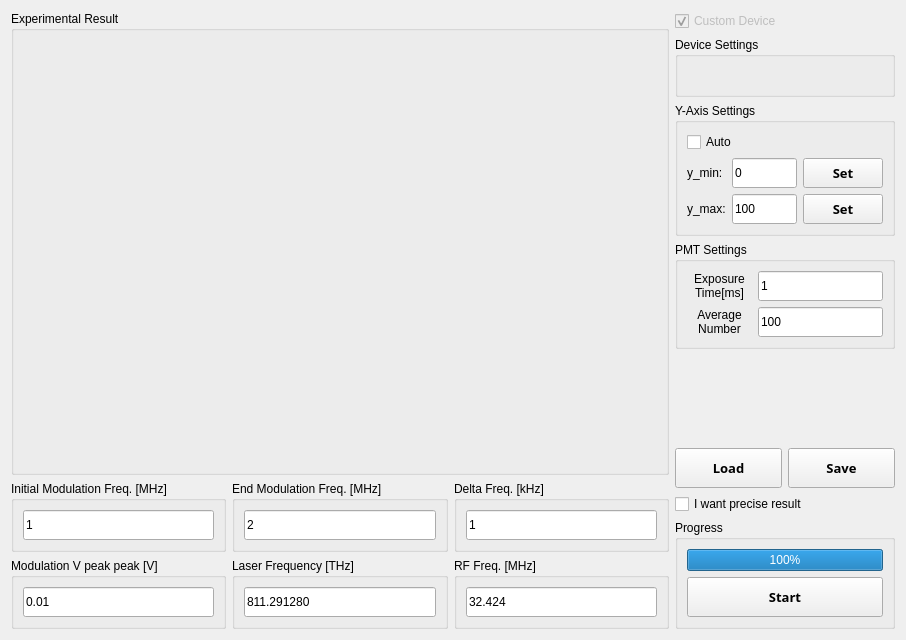
<?xml version="1.0" encoding="UTF-8"?>
<ui version="4.0">
 <class>Form</class>
 <widget class="QWidget" name="Form">
  <property name="geometry">
   <rect>
    <x>0</x>
    <y>0</y>
    <width>906</width>
    <height>640</height>
   </rect>
  </property>
  <property name="windowTitle">
   <string>Form</string>
  </property>
  <layout class="QHBoxLayout" name="horizontalLayout_9" stretch="8,1">
   <item>
    <layout class="QVBoxLayout" name="verticalLayout_4" stretch="8,1,0">
     <item>
      <widget class="QGroupBox" name="GBOX_plot">
       <property name="enabled">
        <bool>true</bool>
       </property>
       <property name="minimumSize">
        <size>
         <width>450</width>
         <height>450</height>
        </size>
       </property>
       <property name="title">
        <string>Experimental Result</string>
       </property>
      </widget>
     </item>
     <item>
      <layout class="QHBoxLayout" name="horizontalLayout_8">
       <item>
        <widget class="QGroupBox" name="groupBox_4">
         <property name="minimumSize">
          <size>
           <width>205</width>
           <height>0</height>
          </size>
         </property>
         <property name="title">
          <string>Initial Modulation Freq. [MHz]</string>
         </property>
         <layout class="QHBoxLayout" name="horizontalLayout_5">
          <item>
           <widget class="QLineEdit" name="TXT_init_freq">
            <property name="minimumSize">
             <size>
              <width>60</width>
              <height>30</height>
             </size>
            </property>
            <property name="text">
             <string>1</string>
            </property>
           </widget>
          </item>
         </layout>
        </widget>
       </item>
       <item>
        <widget class="QGroupBox" name="groupBox_5">
         <property name="minimumSize">
          <size>
           <width>205</width>
           <height>0</height>
          </size>
         </property>
         <property name="title">
          <string>End Modulation Freq. [MHz]</string>
         </property>
         <layout class="QHBoxLayout" name="horizontalLayout_6">
          <item>
           <widget class="QLineEdit" name="TXT_end_freq">
            <property name="minimumSize">
             <size>
              <width>60</width>
              <height>30</height>
             </size>
            </property>
            <property name="text">
             <string>2</string>
            </property>
           </widget>
          </item>
         </layout>
        </widget>
       </item>
       <item>
        <widget class="QGroupBox" name="groupBox_6">
         <property name="minimumSize">
          <size>
           <width>205</width>
           <height>0</height>
          </size>
         </property>
         <property name="title">
          <string>Delta Freq. [kHz]</string>
         </property>
         <layout class="QHBoxLayout" name="horizontalLayout_7">
          <item>
           <widget class="QLineEdit" name="TXT_delta_freq">
            <property name="minimumSize">
             <size>
              <width>60</width>
              <height>30</height>
             </size>
            </property>
            <property name="text">
             <string>1</string>
            </property>
           </widget>
          </item>
         </layout>
        </widget>
       </item>
      </layout>
     </item>
     <item>
      <layout class="QHBoxLayout" name="horizontalLayout_10">
       <item>
        <widget class="QGroupBox" name="groupBox_8">
         <property name="minimumSize">
          <size>
           <width>205</width>
           <height>0</height>
          </size>
         </property>
         <property name="title">
          <string>Modulation V peak peak [V]</string>
         </property>
         <layout class="QHBoxLayout" name="horizontalLayout_11">
          <item>
           <widget class="QLineEdit" name="TXT_Vpp">
            <property name="minimumSize">
             <size>
              <width>60</width>
              <height>30</height>
             </size>
            </property>
            <property name="text">
             <string>0.01</string>
            </property>
           </widget>
          </item>
         </layout>
        </widget>
       </item>
       <item>
        <widget class="QGroupBox" name="groupBox_9">
         <property name="minimumSize">
          <size>
           <width>205</width>
           <height>0</height>
          </size>
         </property>
         <property name="title">
          <string>Laser Frequency [THz]</string>
         </property>
         <layout class="QHBoxLayout" name="horizontalLayout_12">
          <item>
           <widget class="QLineEdit" name="TXT_laser_freq">
            <property name="minimumSize">
             <size>
              <width>60</width>
              <height>30</height>
             </size>
            </property>
            <property name="text">
             <string>811.291280</string>
            </property>
           </widget>
          </item>
         </layout>
        </widget>
       </item>
       <item>
        <widget class="QGroupBox" name="groupBox_10">
         <property name="minimumSize">
          <size>
           <width>205</width>
           <height>0</height>
          </size>
         </property>
         <property name="title">
          <string>RF Freq. [MHz]</string>
         </property>
         <layout class="QHBoxLayout" name="horizontalLayout_13">
          <item>
           <widget class="QLineEdit" name="TXT_RF_freq">
            <property name="minimumSize">
             <size>
              <width>60</width>
              <height>30</height>
             </size>
            </property>
            <property name="text">
             <string>32.424</string>
            </property>
           </widget>
          </item>
         </layout>
        </widget>
       </item>
      </layout>
     </item>
    </layout>
   </item>
   <item>
    <layout class="QVBoxLayout" name="verticalLayout_5">
     <item>
      <widget class="QCheckBox" name="CBOX_custom">
       <property name="enabled">
        <bool>false</bool>
       </property>
       <property name="text">
        <string>Custom Device</string>
       </property>
       <property name="checkable">
        <bool>true</bool>
       </property>
       <property name="checked">
        <bool>true</bool>
       </property>
      </widget>
     </item>
     <item>
      <widget class="QGroupBox" name="GBOX_device">
       <property name="minimumSize">
        <size>
         <width>220</width>
         <height>60</height>
        </size>
       </property>
       <property name="maximumSize">
        <size>
         <width>240</width>
         <height>16777215</height>
        </size>
       </property>
       <property name="title">
        <string>Device Settings</string>
       </property>
       <layout class="QHBoxLayout" name="horizontalLayout_14"/>
      </widget>
     </item>
     <item>
      <widget class="QGroupBox" name="groupBox_2">
       <property name="minimumSize">
        <size>
         <width>220</width>
         <height>0</height>
        </size>
       </property>
       <property name="maximumSize">
        <size>
         <width>240</width>
         <height>16777215</height>
        </size>
       </property>
       <property name="title">
        <string>Y-Axis Settings</string>
       </property>
       <layout class="QVBoxLayout" name="verticalLayout_2">
        <item>
         <widget class="QCheckBox" name="CBOX_Auto">
          <property name="text">
           <string>Auto</string>
          </property>
         </widget>
        </item>
        <item>
         <layout class="QHBoxLayout" name="horizontalLayout_2" stretch="1,2,1">
          <item>
           <widget class="QLabel" name="NON_y_min">
            <property name="sizePolicy">
             <sizepolicy hsizetype="Fixed" vsizetype="Preferred">
              <horstretch>0</horstretch>
              <verstretch>0</verstretch>
             </sizepolicy>
            </property>
            <property name="text">
             <string>y_min: </string>
            </property>
           </widget>
          </item>
          <item>
           <widget class="QLineEdit" name="TXT_ymin">
            <property name="minimumSize">
             <size>
              <width>0</width>
              <height>30</height>
             </size>
            </property>
            <property name="text">
             <string>0</string>
            </property>
           </widget>
          </item>
          <item>
           <widget class="QPushButton" name="BTN_ymin">
            <property name="minimumSize">
             <size>
              <width>0</width>
              <height>30</height>
             </size>
            </property>
            <property name="font">
             <font>
              <family>Arial Black</family>
              <pointsize>10</pointsize>
              <weight>75</weight>
              <bold>true</bold>
             </font>
            </property>
            <property name="text">
             <string>Set</string>
            </property>
           </widget>
          </item>
         </layout>
        </item>
        <item>
         <layout class="QHBoxLayout" name="horizontalLayout" stretch="1,2,1">
          <item>
           <widget class="QLabel" name="NON_y_max">
            <property name="sizePolicy">
             <sizepolicy hsizetype="Fixed" vsizetype="Preferred">
              <horstretch>0</horstretch>
              <verstretch>0</verstretch>
             </sizepolicy>
            </property>
            <property name="text">
             <string>y_max:</string>
            </property>
           </widget>
          </item>
          <item>
           <widget class="QLineEdit" name="TXT_ymax">
            <property name="minimumSize">
             <size>
              <width>0</width>
              <height>30</height>
             </size>
            </property>
            <property name="text">
             <string>100</string>
            </property>
           </widget>
          </item>
          <item>
           <widget class="QPushButton" name="BTN_ymax">
            <property name="minimumSize">
             <size>
              <width>0</width>
              <height>30</height>
             </size>
            </property>
            <property name="font">
             <font>
              <family>Arial Black</family>
              <pointsize>10</pointsize>
              <weight>75</weight>
              <bold>true</bold>
             </font>
            </property>
            <property name="text">
             <string>Set</string>
            </property>
           </widget>
          </item>
         </layout>
        </item>
       </layout>
      </widget>
     </item>
     <item>
      <widget class="QGroupBox" name="groupBox_7">
       <property name="minimumSize">
        <size>
         <width>220</width>
         <height>0</height>
        </size>
       </property>
       <property name="maximumSize">
        <size>
         <width>240</width>
         <height>16777215</height>
        </size>
       </property>
       <property name="title">
        <string>PMT Settings</string>
       </property>
       <layout class="QVBoxLayout" name="verticalLayout_3">
        <item>
         <layout class="QHBoxLayout" name="horizontalLayout_3" stretch="2,2">
          <item>
           <widget class="QLabel" name="NON_exp_time">
            <property name="sizePolicy">
             <sizepolicy hsizetype="Fixed" vsizetype="Preferred">
              <horstretch>0</horstretch>
              <verstretch>0</verstretch>
             </sizepolicy>
            </property>
            <property name="minimumSize">
             <size>
              <width>65</width>
              <height>0</height>
             </size>
            </property>
            <property name="text">
             <string>Exposure
Time[ms]</string>
            </property>
            <property name="alignment">
             <set>Qt::AlignCenter</set>
            </property>
           </widget>
          </item>
          <item>
           <widget class="QLineEdit" name="TXT_exp_time">
            <property name="minimumSize">
             <size>
              <width>60</width>
              <height>30</height>
             </size>
            </property>
            <property name="text">
             <string>1</string>
            </property>
           </widget>
          </item>
         </layout>
        </item>
        <item>
         <layout class="QHBoxLayout" name="horizontalLayout_4" stretch="2,2">
          <item>
           <widget class="QLabel" name="NON_avg_num">
            <property name="sizePolicy">
             <sizepolicy hsizetype="Fixed" vsizetype="Preferred">
              <horstretch>0</horstretch>
              <verstretch>0</verstretch>
             </sizepolicy>
            </property>
            <property name="minimumSize">
             <size>
              <width>65</width>
              <height>0</height>
             </size>
            </property>
            <property name="text">
             <string>Average
Number</string>
            </property>
            <property name="alignment">
             <set>Qt::AlignCenter</set>
            </property>
           </widget>
          </item>
          <item>
           <widget class="QLineEdit" name="TXT_avg_num">
            <property name="minimumSize">
             <size>
              <width>60</width>
              <height>30</height>
             </size>
            </property>
            <property name="text">
             <string>100</string>
            </property>
           </widget>
          </item>
         </layout>
        </item>
       </layout>
      </widget>
     </item>
     <item>
      <spacer name="verticalSpacer">
       <property name="orientation">
        <enum>Qt::Vertical</enum>
       </property>
       <property name="sizeHint" stdset="0">
        <size>
         <width>20</width>
         <height>40</height>
        </size>
       </property>
      </spacer>
     </item>
     <item>
      <layout class="QHBoxLayout" name="horizontalLayout_15">
       <item>
        <widget class="QPushButton" name="BTN_load">
         <property name="minimumSize">
          <size>
           <width>0</width>
           <height>40</height>
          </size>
         </property>
         <property name="font">
          <font>
           <family>Arial Black</family>
           <pointsize>10</pointsize>
           <weight>75</weight>
           <bold>true</bold>
          </font>
         </property>
         <property name="text">
          <string>Load</string>
         </property>
         <property name="checkable">
          <bool>false</bool>
         </property>
        </widget>
       </item>
       <item>
        <widget class="QPushButton" name="BTN_save">
         <property name="minimumSize">
          <size>
           <width>0</width>
           <height>40</height>
          </size>
         </property>
         <property name="font">
          <font>
           <family>Arial Black</family>
           <pointsize>10</pointsize>
           <weight>75</weight>
           <bold>true</bold>
          </font>
         </property>
         <property name="text">
          <string>Save</string>
         </property>
         <property name="checkable">
          <bool>false</bool>
         </property>
        </widget>
       </item>
      </layout>
     </item>
     <item>
      <widget class="QCheckBox" name="CBOX_precise">
       <property name="text">
        <string>I want precise result</string>
       </property>
      </widget>
     </item>
     <item>
      <widget class="QGroupBox" name="groupBox_3">
       <property name="minimumSize">
        <size>
         <width>220</width>
         <height>0</height>
        </size>
       </property>
       <property name="maximumSize">
        <size>
         <width>240</width>
         <height>16777215</height>
        </size>
       </property>
       <property name="title">
        <string>Progress</string>
       </property>
       <layout class="QVBoxLayout" name="verticalLayout">
        <item>
         <widget class="QProgressBar" name="progressBar">
          <property name="value">
           <number>100</number>
          </property>
          <property name="alignment">
           <set>Qt::AlignCenter</set>
          </property>
          <property name="invertedAppearance">
           <bool>false</bool>
          </property>
          <property name="textDirection">
           <enum>QProgressBar::TopToBottom</enum>
          </property>
         </widget>
        </item>
        <item>
         <widget class="QPushButton" name="BTN_start">
          <property name="minimumSize">
           <size>
            <width>0</width>
            <height>40</height>
           </size>
          </property>
          <property name="font">
           <font>
            <family>Arial Black</family>
            <pointsize>10</pointsize>
            <weight>75</weight>
            <bold>true</bold>
           </font>
          </property>
          <property name="text">
           <string>Start</string>
          </property>
          <property name="checkable">
           <bool>true</bool>
          </property>
         </widget>
        </item>
       </layout>
      </widget>
     </item>
    </layout>
   </item>
  </layout>
 </widget>
 <resources/>
 <connections>
  <connection>
   <sender>CBOX_custom</sender>
   <signal>toggled(bool)</signal>
   <receiver>Form</receiver>
   <slot>changeConnectionDevice()</slot>
   <hints>
    <hint type="sourcelabel">
     <x>759</x>
     <y>16</y>
    </hint>
    <hint type="destinationlabel">
     <x>1017</x>
     <y>887</y>
    </hint>
   </hints>
  </connection>
  <connection>
   <sender>BTN_ymin</sender>
   <signal>clicked()</signal>
   <receiver>Form</receiver>
   <slot>changedYLimit()</slot>
   <hints>
    <hint type="sourcelabel">
     <x>853</x>
     <y>161</y>
    </hint>
    <hint type="destinationlabel">
     <x>1131</x>
     <y>253</y>
    </hint>
   </hints>
  </connection>
  <connection>
   <sender>BTN_ymax</sender>
   <signal>clicked()</signal>
   <receiver>Form</receiver>
   <slot>changedYLimit()</slot>
   <hints>
    <hint type="sourcelabel">
     <x>868</x>
     <y>197</y>
    </hint>
    <hint type="destinationlabel">
     <x>1120</x>
     <y>189</y>
    </hint>
   </hints>
  </connection>
  <connection>
   <sender>BTN_start</sender>
   <signal>clicked(bool)</signal>
   <receiver>Form</receiver>
   <slot>pressedStartButton()</slot>
   <hints>
    <hint type="sourcelabel">
     <x>847</x>
     <y>613</y>
    </hint>
    <hint type="destinationlabel">
     <x>1040</x>
     <y>580</y>
    </hint>
   </hints>
  </connection>
  <connection>
   <sender>BTN_save</sender>
   <signal>clicked()</signal>
   <receiver>Form</receiver>
   <slot>pressedSaveButton()</slot>
   <hints>
    <hint type="sourcelabel">
     <x>848</x>
     <y>480</y>
    </hint>
    <hint type="destinationlabel">
     <x>1318</x>
     <y>491</y>
    </hint>
   </hints>
  </connection>
  <connection>
   <sender>BTN_load</sender>
   <signal>clicked()</signal>
   <receiver>Form</receiver>
   <slot>pressedLoadButton()</slot>
   <hints>
    <hint type="sourcelabel">
     <x>756</x>
     <y>489</y>
    </hint>
    <hint type="destinationlabel">
     <x>1571</x>
     <y>336</y>
    </hint>
   </hints>
  </connection>
 </connections>
 <slots>
  <slot>changeConnectionDevice()</slot>
  <slot>changedYLimit()</slot>
  <slot>pressedStartButton()</slot>
  <slot>pressedSaveButton()</slot>
  <slot>pressedLoadButton()</slot>
 </slots>
</ui>
